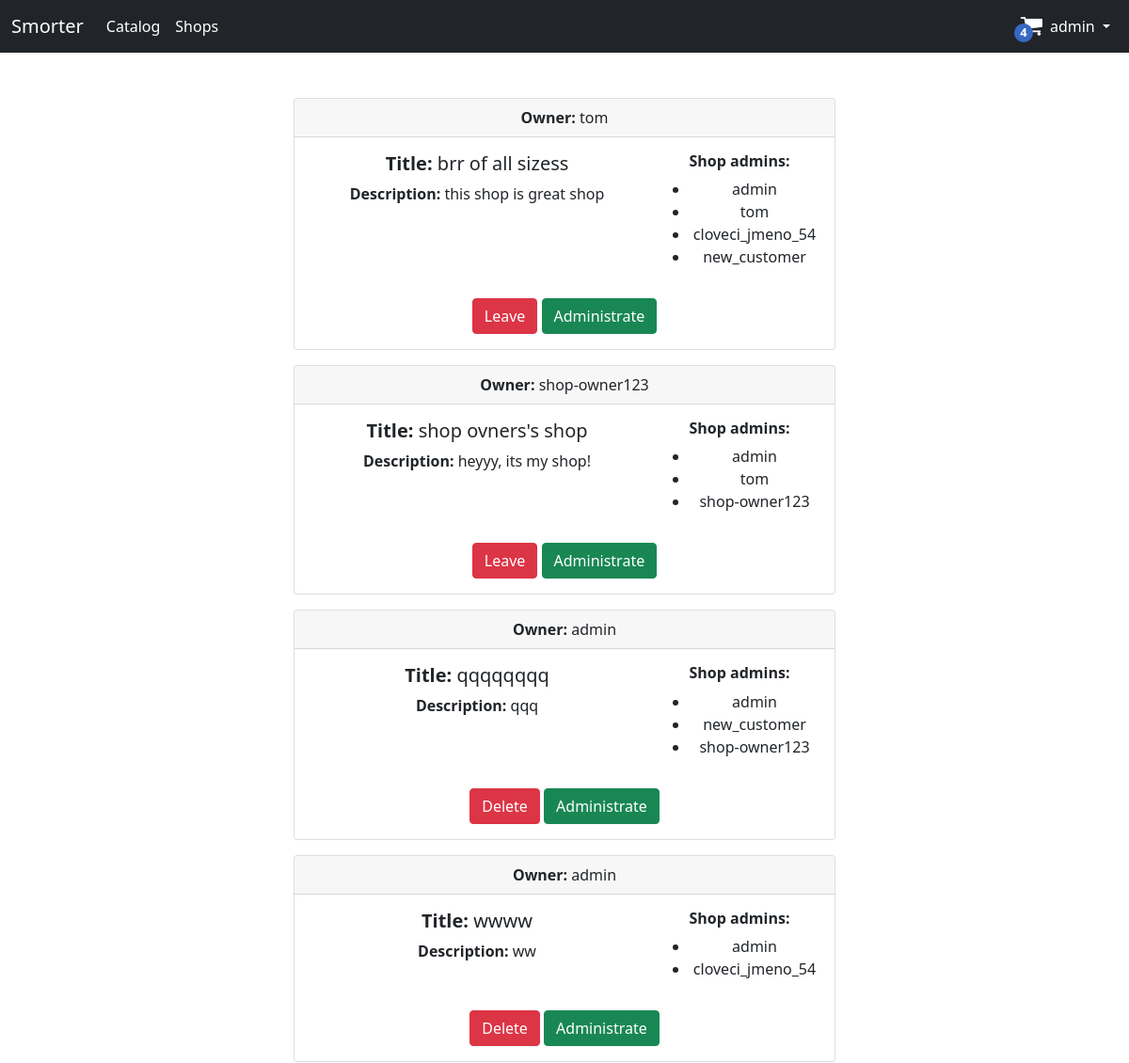
Before: /myshops/ (signed in, upper part) with the older database file.
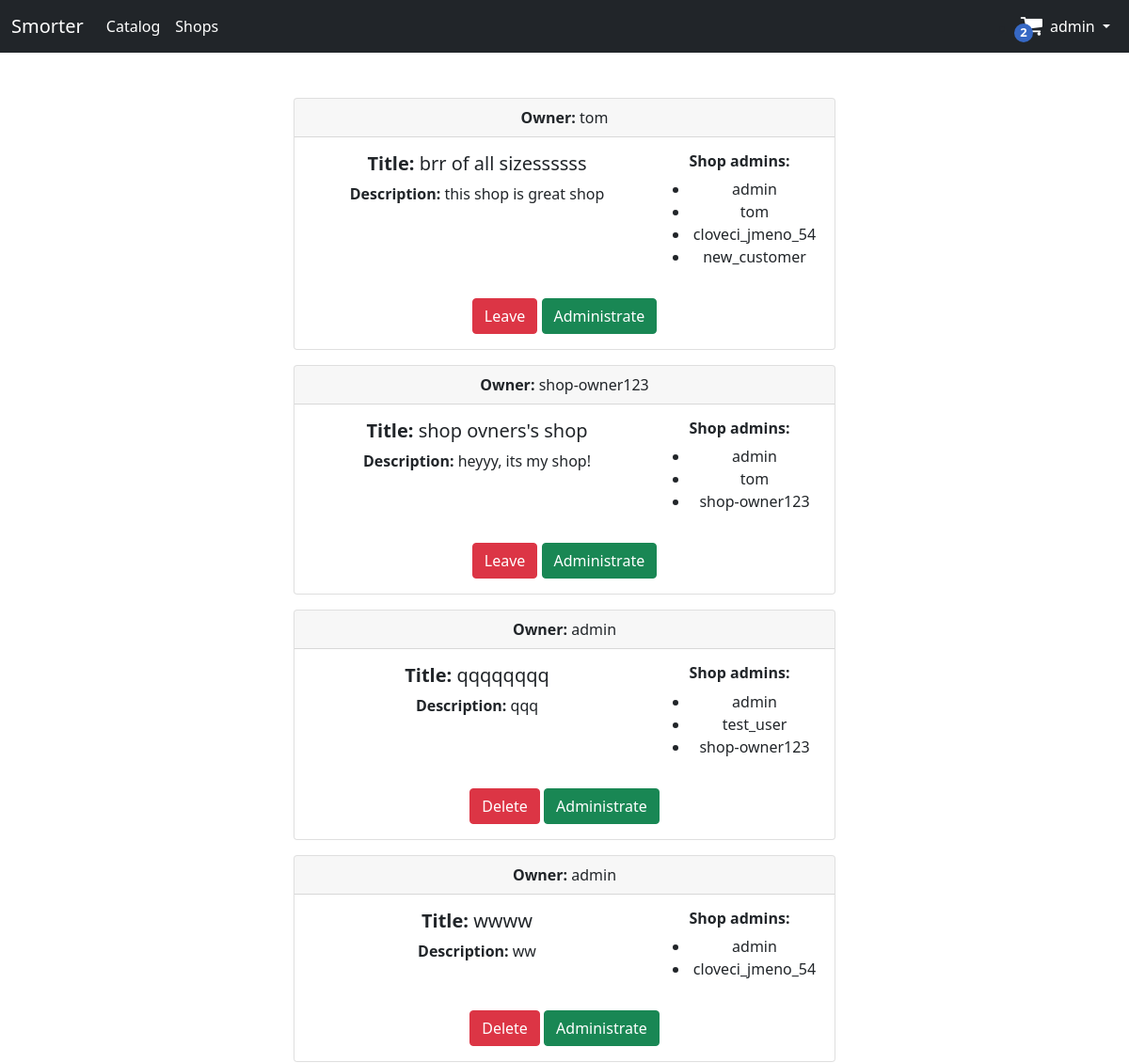
After: the same page with the newer database file.
### eshop/models.py (models this page shows, shortened)
class SmorterUser(models.Model):
    user = models.OneToOneField(User, unique=True, null=False, blank=False, on_delete=models.CASCADE)
    groups = models.ManyToManyField(SmorterGroup)
    class Meta:
        ordering = ["user"]
    def __str__(self):
        return f"{self.user.username}"

class Cart(models.Model):
    user = models.OneToOneField(SmorterUser, unique=True, null=False, blank=False, on_delete=models.CASCADE)
    items = models.ManyToManyField(OrderedItem, null=True, blank=True)

class Shop(models.Model):
    owner = models.ForeignKey(SmorterUser, null=True, blank=True, on_delete=models.CASCADE)
    title = models.CharField(max_length=100, null=False, blank=False, unique=True)
    description = models.TextField()
    admin_group = models.OneToOneField(SmorterGroup, null=True, blank=True, on_delete=models.SET_NULL)
    payment_methods = models.ManyToManyField(PaymentMethod, blank=False, null=False)
    shipment_methods = models.ManyToManyField(ShipmentMethod, blank=False, null=False)
    datetime = models.DateTimeField(default=datetime.datetime.now, blank=True)
    image = models.ImageField(upload_to=shop_img_path, null=True, blank=True)
    class Meta:
        ordering = ["owner"]

### eshop/views.py (the view)
# urls.py: path('myshops/', views.my_shops, name="my_shops"),
def my_shops(request):
    shops = [a for tup in [list(Shop.objects.filter(admin_group__name=x.name)) for x in request.user.smorteruser.groups.all()] for a in tup]
    return render(request, 'eshop/myshops.html', {"shops":  shops})

### eshop/templatetags/tags.py (called while the page is built)
@register.filter(name='item_specs')
def item_specs(item):
    options = json.loads(item.item.specs)
    print(options, item.specs)
    return [[attr, json.loads(item.specs)[i]] for i, attr in enumerate(options)]

@register.filter(name='cart_total')
def cart_total(cart):
    return sum([x.item.price * x.count for x in cart.items.all()])

### eshop/templates/eshop/myshops.html (shortened to what this page needs)
{% extends "base.html" %}
{% block content %}
<br><br>
<div class="container" style="width: 50%;">
    {% for shop in shops %}
        <div class="card mb-3">
            <div class="card-header"><strong>Owner:</strong> {{ shop.owner }}</div>
            <div class="card-body">
                <div class="row g-3 mb-3">
                    <div class="col-md-8">
                        <h5 class="card-title"><strong>Title:</strong> {{ shop.title }}</h5>
                        <p class="card-text"><strong>Description:</strong> {{ shop.description }}</p>
                    </div>
                    <div class="col-md-4">
                        <h6 class="card-text"><strong>Shop admins:</strong></h6>
                        <ul>
                            {% for admin in shop.admin_group.smorteruser_set.all %}
                            <li class="card-text">{{ admin }}</li>
                            {% endfor %}
                        </ul>
                    </div>
                </div>
                {% if shop.owner.user != user %}
                    <a href="#" class="btn btn-danger" data-bs-toggle="modal" data-bs-target="#confirmLeave{{ shop.id }}">Leave</a>
                {% else %}
                    <a href="#" class="btn btn-danger" data-bs-toggle="modal" data-bs-target="#confirmDelete{{ shop.id }}">Delete</a>
                {% endif %}
                <a href="{% url 'admin_shop' shop.id 'details' %}" class="btn btn-success">Administrate</a>
            </div>
        </div>
    {% endfor %}
</div>
<br><br>
{% endblock %}

### eshop/templates/navbar.html (shortened to what this page needs)
{% load tags %}
<nav class="navbar navbar-expand-lg navbar-dark bg-dark">
  <div class="container-fluid">
    <a class="navbar-brand" href="{% url "home" %}">Smorter</a>
    <div class="collapse navbar-collapse" id="navbarSupportedContent">
      <ul class="navbar-nav me-auto mb-2 mb-lg-0">
        <li class="nav-item">
          <a class="nav-link active" href="{% url 'catalog' %}">Catalog</a>
        </li>
        <li class="nav-item">
          <a class="nav-link active" href="#">Shops</a>
        </li>
      </ul>
        {% if user.is_authenticated %}
        <li class="cart" id="cart">
          <i onclick="show_cart()" class="fa fa-shopping-cart"></i>
          <div class="cart-item-count" onclick="show_cart()" >{{ user.smorteruser.cart.items.count }}</div>
        </li>
        <li class="nav-item dropdown navbar-nav">
          <a class="nav-link dropdown-toggle active" href="#" id="navbarDropdown" role="button" data-bs-toggle="dropdown" aria-expanded="false">
            {{user.username}}
          </a>
        </li>
        {% endif %}
    </div>
  </div>
</nav>

Changed rows visible on the page:
changed Shop "this shop is great shop": title "brr of all sizess" → "brr of all sizessssss"
computed for Shop "qqqqqqqq": gains SmorterUser (user.username "test_user"); loses SmorterUser (user.username "new_customer")
Other visible differences:
{{ user.smorteruser.cart.items.count }}: "4" → "2"
